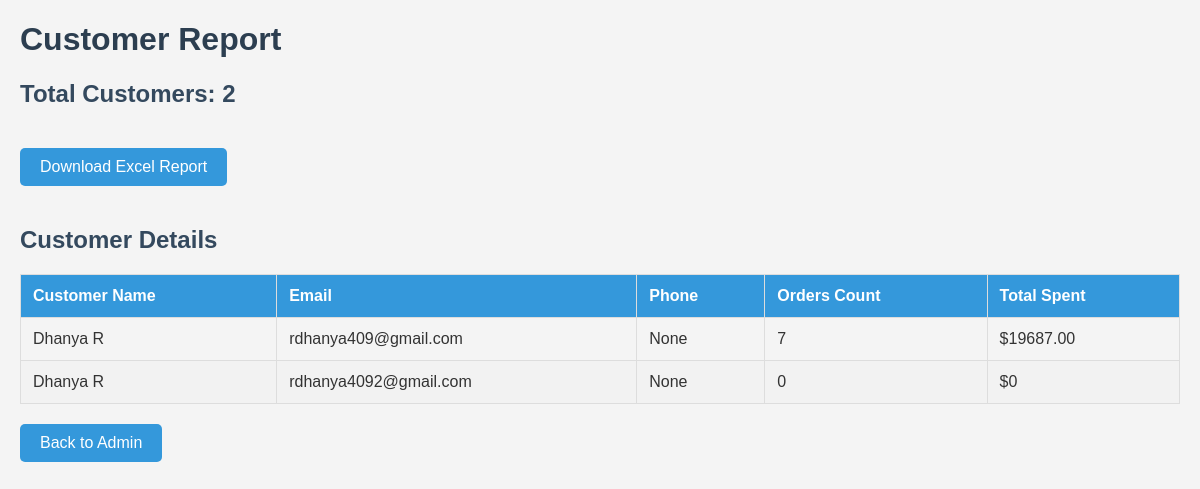
Page /customer_report/ on the committed database.
### kow_app/models.py (models this page shows, shortened)
class Customer(models.Model):
    user = models.OneToOneField(User, on_delete=models.CASCADE, null=True)
    first_name = models.CharField(max_length=100)
    last_name = models.CharField(max_length=100)
    email = models.EmailField(unique=True)
    phone = models.CharField(max_length=12, null=True)
    password = models.CharField(max_length=100)
    address = models.CharField(max_length=255, null=True, blank=True)

### kow_app/views.py (the view)
# urls.py: path('customer_report/', customer_report, name='customer_report'),
def customer_report(request):
    if request.GET.get('download') == 'true':
        return download_customer_report()
    customers = Customer.objects.all()
    customer_data = []
    for customer in customers:
        orders = Order.objects.filter(customer=customer)
        customer_data.append({
            'customer': customer,
            'order_count': orders.count(),
            'total_spent': sum(order.total_amount for order in orders),
        })
    context = {
        'customers': customer_data,
        'total_customers': customers.count(),
    }
    return render(request, 'customer_report.html', context)

### kow_app/context_processors.py (called while the page is built)
def counter(request):
    item_count = 0
    if 'admin' in request.path:
        return {}
    else:
        try:
            cart = Cart.objects.filter(cart_id=_cart_id(request))
            cart_items = CartItem.objects.all().filter(cart=cart[:1])
            for cart_item in cart_items:
                item_count += cart_item.quantity
        except Cart.DoesNotExist:
            item_count = 0
    return dict(item_count=item_count)

def menu_links(request):
    links = Category.objects.all()
    return dict(links=links)

### kow_app/views.py (called while the page is built)
def _cart_id(request):
    cart = request.session.session_key
    if not cart:
        cart = request.session.create()
    return cart

### seller/context_processors.py (called while the page is built)
def seller_processor(request):
    try:
        seller = request.user.seller
        notifications = SellerNotification.objects.filter(receiver=seller.user)
        notification_count = SellerNotification.objects.count()
        context = {
            'seller': seller,
            'notifications': notifications,
            'notification_count': notification_count,
        }
        return context
    except:
        return {'seller': 'Not a Seller'}

### templates/customer_report.html (shortened to what this page needs)
<!DOCTYPE html>
<html lang="en">
<head>
</head>
<body>
    <h1>Customer Report</h1>
    <h2>Total Customers: {{ total_customers }}</h2>
    <a href="{% url 'customer_report' %}?download=true" class="btn">Download Excel Report</a>
    <h2>Customer Details</h2>
    <table>
        <thead>
            <tr>
                <th>Customer Name</th>
                <th>Email</th>
                <th>Phone</th>
                <th>Orders Count</th>
                <th>Total Spent</th>
            </tr>
        </thead>
        <tbody>
            {% for data in customers %}
            <tr>
                <td data-label="Customer Name">{{ data.customer.first_name }} {{ data.customer.last_name }}</td>
                <td data-label="Email">{{ data.customer.email }}</td>
                <td data-label="Phone">{{ data.customer.phone }}</td>
                <td data-label="Orders Count">{{ data.order_count }}</td>
                <td data-label="Total Spent">${{ data.total_spent }}</td>
            </tr>
            {% empty %}
            <tr>
                <td colspan="5">No customers found.</td>
            </tr>
            {% endfor %}
        </tbody>
    </table>
    <div class="back-to-admin">
        <a href="http://127.0.0.1:8000/admin/" class="btn btn-dark btn-sm custom_black_button">Back to Admin</a>
    </div>
</body>
</html>

### templates/customer_report.html (style rules this page uses)
body { font-family: Arial, sans-serif; margin: 20px; background-color: #f4f4f4; color: #333; }
h1 { color: #2c3e50; }
h2 { color: #34495e; }
.btn { display: inline-block; padding: 10px 20px; margin: 20px 0; background-color: #3498db; color: #fff; text-decoration: none; border-radius: 5px; transition: background-color 0.3s ease; }
table { width: 100%; border-collapse: collapse; margin-top: 20px; }
th, td { padding: 12px; text-align: left; border: 1px solid #ddd; }
th { background-color: #3498db; color: white; }
tr:nth-child(even) { background-color: #f2f2f2; }

### rows in the picture
Customer: customer.first_name "Dhanya", customer.last_name "R", customer.email "rdhanya409@gmail.com", customer.phone "None", order_count "7", total_spent "19687.00"
Customer: customer.first_name "Dhanya", customer.last_name "R", customer.email "rdhanya4092@gmail.com", customer.phone "None", order_count "0", total_spent "0"

### other values in the picture
{{ total_customers }} "2"
